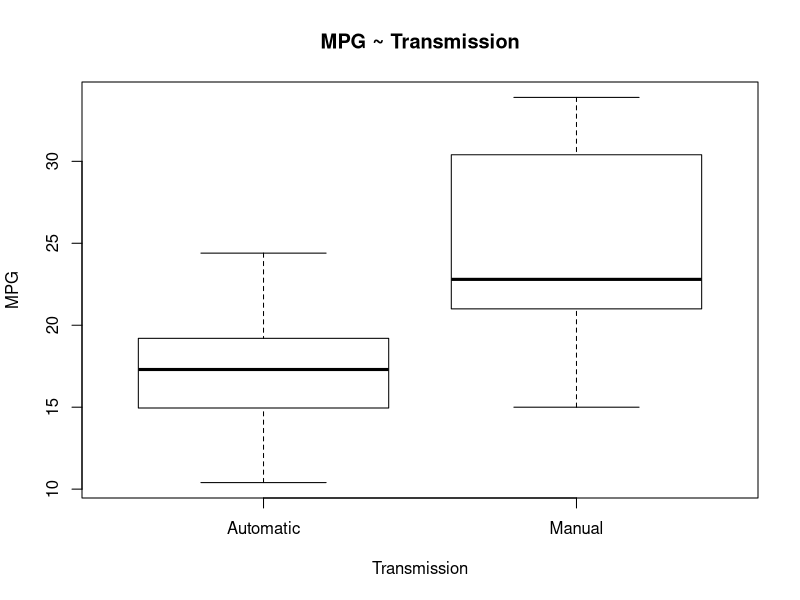

R code for this plot: (Note: this script raises an error after producing the figure.)
library(ggplot2)
data(mtcars)
View(mtcars)
summary(mtcars)

mtcars$vs <- as.factor(mtcars$vs)
mtcars$am <- factor(mtcars$am,labels=c('Automatic','Manual'))

head(mtcars$vs)
head(mtcars$am)

t.test(mtcars$mpg ~ mtcars$am)
boxplot(mpg ~ am, data=mtcars, ylab = "MPG", xlab="Transmission",main="MPG ~ Transmission", col = "white")

#Since p-value = 0.0014 < 0.05, thus reject null hypothesis in alternative conclude that manual is better than automatic for MPG. 
#The conclusion is also represented by boxplot where clearly shows Manual is much better than Automatic in plot. 



simple <- lm(mpg ~ factor(am), data=mtcars)
summary(simple)
model <- lm(mpg~ am + wt + qsec, data=mtcars)
summary(model)
par(mfrow = c(2, 2))
plot(bestfit)

#With Multiple R-squared 0.8947 and Adjusted R-squared 0.8336 we conclude that 
# when the weight increased by 1000 lbs,  mpg increased about 2.9358 for manual transmission cars
# when acceleration speed decreased, mpg factor increased by 1.2259 miles for manual transmission cars

# It follows that, mpg is determined by transmission, weight and acceleration. 
